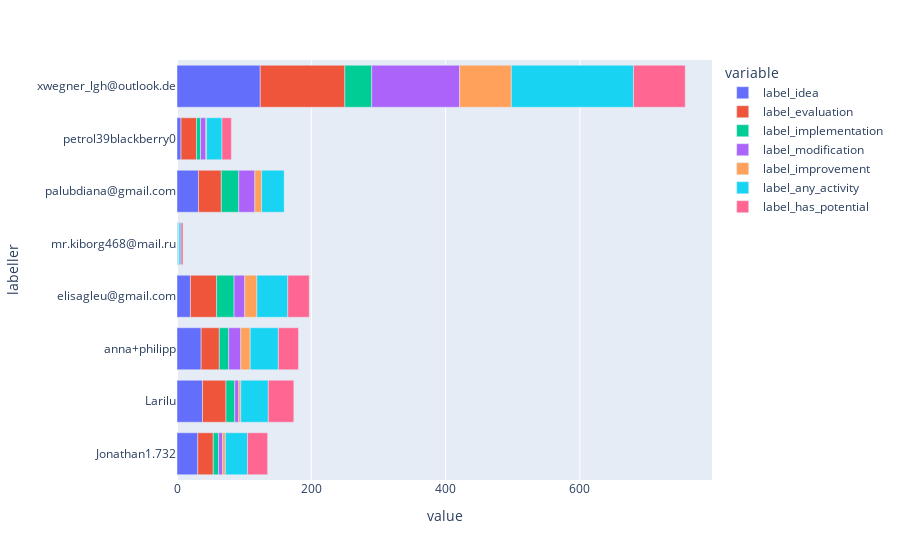

Notebook cell for this chart:
### Code cell
l0.stats.label_counts_by_labeller(normalize=False).plot(kind='barh')

### Figure 1 — Plotly figure (JSON) as saved in the notebook; plotly's stock layout.template omitted (floating-point values rounded to 4 significant figures)
{"data": [{"alignmentgroup": "True", "hovertemplate": "variable=label_idea<br>value=%{x}<br>labeller=%{y}<extra></extra>", "legendgroup": "label_idea", "marker": {"color": "#636efa", "pattern": {"shape": ""}}, "name": "label_idea", "offsetgroup": "label_idea", "orientation": "h", "showlegend": true, "textposition": "auto", "x": [31, 38, 36, 20, 1, 32, 6, 124], "xaxis": "x", "y": ["Jonathan1.732", "Larilu", "anna+philipp", "elisagleu@gmail.com", "mr.kiborg468@mail.ru", "palubdiana@gmail.com", "petrol39blackberry0", "xwegner_lgh@outlook.de"], "yaxis": "y", "type": "bar"}, {"alignmentgroup": "True", "hovertemplate": "variable=label_evaluation<br>value=%{x}<br>labeller=%{y}<extra></extra>", "legendgroup": "label_evaluation", "marker": {"color": "#EF553B", "pattern": {"shape": ""}}, "name": "label_evaluation", "offsetgroup": "label_evaluation", "orientation": "h", "showlegend": true, "textposition": "auto", "x": [23, 35, 27, 39, 0, 34, 23, 126], "xaxis": "x", "y": ["Jonathan1.732", "Larilu", "anna+philipp", "elisagleu@gmail.com", "mr.kiborg468@mail.ru", "palubdiana@gmail.com", "petrol39blackberry0", "xwegner_lgh@outlook.de"], "yaxis": "y", "type": "bar"}, {"alignmentgroup": "True", "hovertemplate": "variable=label_implementation<br>value=%{x}<br>labeller=%{y}<extra></extra>", "legendgroup": "label_implementation", "marker": {"color": "#00cc96", "pattern": {"shape": ""}}, "name": "label_implementation", "offsetgroup": "label_implementation", "orientation": "h", "showlegend": true, "textposition": "auto", "x": [8, 13, 14, 26, 1, 26, 6, 40], "xaxis": "x", "y": ["Jonathan1.732", "Larilu", "anna+philipp", "elisagleu@gmail.com", "mr.kiborg468@mail.ru", "palubdiana@gmail.com", "petrol39blackberry0", "xwegner_lgh@outlook.de"], "yaxis": "y", "type": "bar"}, {"alignmentgroup": "True", "hovertemplate": "variable=label_modification<br>value=%{x}<br>labeller=%{y}<extra></extra>", "legendgroup": "label_modification", "marker": {"color": "#ab63fa", "pattern": {"shape": ""}}, "name": "label_modification", "offsetgroup": "label_modification", "orientation": "h", "showlegend": true, "textposition": "auto", "x": [6, 6, 18, 16, 1, 24, 8, 131], "xaxis": "x", "y": ["Jonathan1.732", "Larilu", "anna+philipp", "elisagleu@gmail.com", "mr.kiborg468@mail.ru", "palubdiana@gmail.com", "petrol39blackberry0", "xwegner_lgh@outlook.de"], "yaxis": "y", "type": "bar"}, {"alignmentgroup": "True", "hovertemplate": "variable=label_improvement<br>value=%{x}<br>labeller=%{y}<extra></extra>", "legendgroup": "label_improvement", "marker": {"color": "#FFA15A", "pattern": {"shape": ""}}, "name": "label_improvement", "offsetgroup": "label_improvement", "orientation": "h", "showlegend": true, "textposition": "auto", "x": [4, 3, 14, 18, 0, 10, 1, 77], "xaxis": "x", "y": ["Jonathan1.732", "Larilu", "anna+philipp", "elisagleu@gmail.com", "mr.kiborg468@mail.ru", "palubdiana@gmail.com", "petrol39blackberry0", "xwegner_lgh@outlook.de"], "yaxis": "y", "type": "bar"}, {"alignmentgroup": "True", "hovertemplate": "variable=label_any_activity<br>value=%{x}<br>labeller=%{y}<extra></extra>", "legendgroup": "label_any_activity", "marker": {"color": "#19d3f3", "pattern": {"shape": ""}}, "name": "label_any_activity", "offsetgroup": "label_any_activity", "orientation": "h", "showlegend": true, "textposition": "auto", "x": [33, 41, 42, 46, 3, 34, 23, 182], "xaxis": "x", "y": ["Jonathan1.732", "Larilu", "anna+philipp", "elisagleu@gmail.com", "mr.kiborg468@mail.ru", "palubdiana@gmail.com", "petrol39blackberry0", "xwegner_lgh@outlook.de"], "yaxis": "y", "type": "bar"}, {"alignmentgroup": "True", "hovertemplate": "variable=label_has_potential<br>value=%{x}<br>labeller=%{y}<extra></extra>", "legendgroup": "label_has_potential", "marker": {"color": "#FF6692", "pattern": {"shape": ""}}, "name": "label_has_potential", "offsetgroup": "label_has_potential", "orientation": "h", "showlegend": true, "textposition": "auto", "x": [30, 38, 30, 32, 3, 0, 14, 77], "xaxis": "x", "y": ["Jonathan1.732", "Larilu", "anna+philipp", "elisagleu@gmail.com", "mr.kiborg468@mail.ru", "palubdiana@gmail.com", "petrol39blackberry0", "xwegner_lgh@outlook.de"], "yaxis": "y", "type": "bar"}], "layout": {"xaxis": {"anchor": "y", "domain": [0.0, 1.0], "title": {"text": "value"}}, "yaxis": {"anchor": "x", "domain": [0.0, 1.0], "title": {"text": "labeller"}}, "legend": {"title": {"text": "variable"}, "tracegroupgap": 0}, "margin": {"t": 60}, "barmode": "relative"}}
